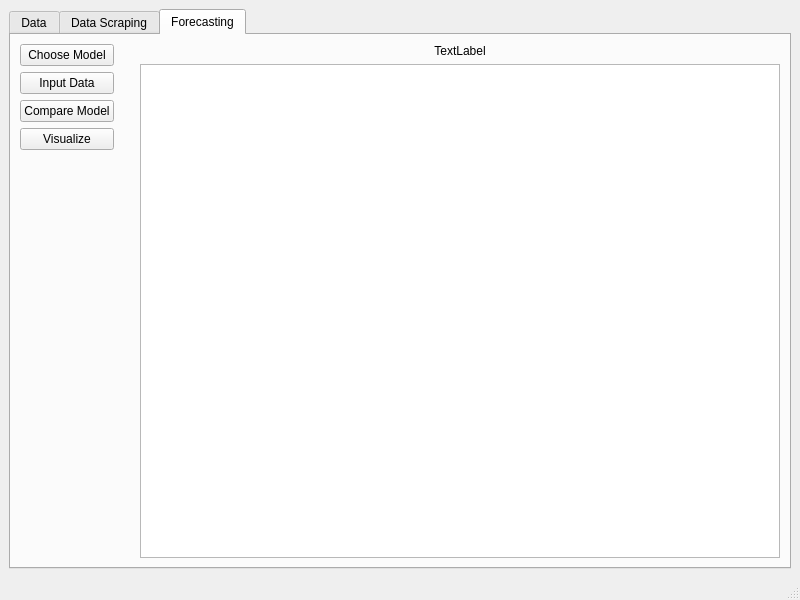
<?xml version="1.0" encoding="UTF-8"?>
<ui version="4.0">
 <class>MainWindow</class>
 <widget class="QMainWindow" name="MainWindow">
  <property name="geometry">
   <rect>
    <x>0</x>
    <y>0</y>
    <width>800</width>
    <height>600</height>
   </rect>
  </property>
  <property name="windowTitle">
   <string>Weather Forecast</string>
  </property>
  <property name="windowIcon">
   <iconset>
    <normaloff>resources/icon/weather-cloudy.png</normaloff>resources/icon/weather-cloudy.png</iconset>
  </property>
  <widget class="QWidget" name="centralwidget">
   <layout class="QVBoxLayout" name="verticalLayout">
    <item>
     <widget class="QTabWidget" name="tabWidget">
      <property name="currentIndex">
       <number>2</number>
      </property>
      <widget class="QWidget" name="tab">
       <attribute name="title">
        <string>Data</string>
       </attribute>
       <layout class="QHBoxLayout" name="horizontalLayout_2">
        <item>
         <layout class="QVBoxLayout" name="verticalLayout_6">
          <item>
           <widget class="QPushButton" name="BtnImportData">
            <property name="text">
             <string>Import</string>
            </property>
           </widget>
          </item>
          <item>
           <widget class="QPushButton" name="BtnExportData">
            <property name="text">
             <string>Export</string>
            </property>
           </widget>
          </item>
          <item>
           <widget class="QPushButton" name="BtnStatsData">
            <property name="text">
             <string>Stats</string>
            </property>
           </widget>
          </item>
          <item>
           <widget class="QPushButton" name="BtnVisualizeData">
            <property name="text">
             <string>Visualize</string>
            </property>
           </widget>
          </item>
          <item>
           <widget class="QPushButton" name="BtnPreprocessingData">
            <property name="text">
             <string>Preprocessing</string>
            </property>
           </widget>
          </item>
          <item>
           <widget class="QPushButton" name="BtnTrainingData">
            <property name="text">
             <string>Training</string>
            </property>
           </widget>
          </item>
          <item>
           <spacer name="verticalSpacer_2">
            <property name="orientation">
             <enum>Qt::Vertical</enum>
            </property>
            <property name="sizeHint" stdset="0">
             <size>
              <width>20</width>
              <height>40</height>
             </size>
            </property>
           </spacer>
          </item>
         </layout>
        </item>
        <item>
         <spacer name="verticalSpacer">
          <property name="orientation">
           <enum>Qt::Vertical</enum>
          </property>
          <property name="sizeHint" stdset="0">
           <size>
            <width>20</width>
            <height>473</height>
           </size>
          </property>
         </spacer>
        </item>
        <item>
         <widget class="QTableView" name="TbData"/>
        </item>
       </layout>
      </widget>
      <widget class="QWidget" name="tab_2">
       <attribute name="title">
        <string>Data Scraping</string>
       </attribute>
       <layout class="QHBoxLayout" name="horizontalLayout">
        <item>
         <layout class="QVBoxLayout" name="verticalLayout_2">
          <item>
           <widget class="QPushButton" name="BtnStartScraping">
            <property name="text">
             <string>Start</string>
            </property>
           </widget>
          </item>
          <item>
           <widget class="QPushButton" name="BtnStopScraping">
            <property name="text">
             <string>Stop</string>
            </property>
           </widget>
          </item>
          <item>
           <widget class="QPushButton" name="BtnAddScraping">
            <property name="text">
             <string>Add</string>
            </property>
           </widget>
          </item>
          <item>
           <widget class="QPushButton" name="BtnExportScraping">
            <property name="text">
             <string>Export</string>
            </property>
           </widget>
          </item>
          <item>
           <spacer name="verticalSpacer_4">
            <property name="orientation">
             <enum>Qt::Vertical</enum>
            </property>
            <property name="sizeHint" stdset="0">
             <size>
              <width>20</width>
              <height>40</height>
             </size>
            </property>
           </spacer>
          </item>
         </layout>
        </item>
        <item>
         <spacer name="verticalSpacer_3">
          <property name="orientation">
           <enum>Qt::Vertical</enum>
          </property>
          <property name="sizeHint" stdset="0">
           <size>
            <width>20</width>
            <height>473</height>
           </size>
          </property>
         </spacer>
        </item>
        <item>
         <widget class="QPlainTextEdit" name="TxLog">
          <property name="enabled">
           <bool>false</bool>
          </property>
          <property name="readOnly">
           <bool>true</bool>
          </property>
         </widget>
        </item>
       </layout>
      </widget>
      <widget class="QWidget" name="tab_3">
       <attribute name="title">
        <string>Forecasting</string>
       </attribute>
       <layout class="QGridLayout" name="gridLayout">
        <item row="5" column="1">
         <spacer name="verticalSpacer_5">
          <property name="orientation">
           <enum>Qt::Vertical</enum>
          </property>
          <property name="sizeHint" stdset="0">
           <size>
            <width>20</width>
            <height>40</height>
           </size>
          </property>
         </spacer>
        </item>
        <item row="5" column="0">
         <layout class="QVBoxLayout" name="verticalLayout_3">
          <item>
           <widget class="QPushButton" name="BtnChooseForecasting">
            <property name="text">
             <string>Choose Model</string>
            </property>
           </widget>
          </item>
          <item>
           <widget class="QPushButton" name="BtnInputForecasting">
            <property name="text">
             <string>Input Data</string>
            </property>
           </widget>
          </item>
          <item>
           <widget class="QPushButton" name="BtnCompareForecasting">
            <property name="text">
             <string>Compare Model</string>
            </property>
           </widget>
          </item>
          <item>
           <widget class="QPushButton" name="BtnVisualizeForecasting">
            <property name="text">
             <string>Visualize</string>
            </property>
           </widget>
          </item>
          <item>
           <spacer name="verticalSpacer_6">
            <property name="orientation">
             <enum>Qt::Vertical</enum>
            </property>
            <property name="sizeHint" stdset="0">
             <size>
              <width>20</width>
              <height>40</height>
             </size>
            </property>
           </spacer>
          </item>
         </layout>
        </item>
        <item row="5" column="2">
         <layout class="QVBoxLayout" name="verticalLayout_4">
          <item>
           <widget class="QLabel" name="LbForecasting">
            <property name="text">
             <string>TextLabel</string>
            </property>
            <property name="alignment">
             <set>Qt::AlignCenter</set>
            </property>
           </widget>
          </item>
          <item>
           <widget class="QTableView" name="TbForecasting"/>
          </item>
         </layout>
        </item>
       </layout>
      </widget>
     </widget>
    </item>
   </layout>
  </widget>
  <widget class="QMenuBar" name="menubar">
   <property name="geometry">
    <rect>
     <x>0</x>
     <y>0</y>
     <width>800</width>
     <height>26</height>
    </rect>
   </property>
  </widget>
  <widget class="QStatusBar" name="statusbar"/>
 </widget>
 <resources/>
 <connections/>
</ui>
